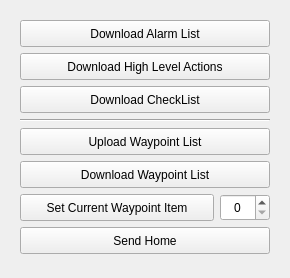
<?xml version="1.0" encoding="UTF-8"?>
<ui version="4.0">
 <class>RobotControlWidget</class>
 <widget class="QWidget" name="RobotControlWidget">
  <property name="geometry">
   <rect>
    <x>0</x>
    <y>0</y>
    <width>288</width>
    <height>278</height>
   </rect>
  </property>
  <property name="styleSheet">
   <string notr="true"/>
  </property>
  <layout class="QVBoxLayout" name="verticalLayout_3">
   <item>
    <widget class="QWidget" name="generalW" native="true">
     <layout class="QVBoxLayout" name="verticalLayout">
      <item>
       <widget class="QPushButton" name="downloadAlarmslistB">
        <property name="minimumSize">
         <size>
          <width>250</width>
          <height>27</height>
         </size>
        </property>
        <property name="maximumSize">
         <size>
          <width>16777215</width>
          <height>27</height>
         </size>
        </property>
        <property name="text">
         <string>Download Alarm List</string>
        </property>
       </widget>
      </item>
      <item>
       <widget class="QPushButton" name="downloadHighLevelActionsB">
        <property name="minimumSize">
         <size>
          <width>250</width>
          <height>27</height>
         </size>
        </property>
        <property name="maximumSize">
         <size>
          <width>16777215</width>
          <height>27</height>
         </size>
        </property>
        <property name="text">
         <string>Download High Level Actions</string>
        </property>
       </widget>
      </item>
      <item>
       <widget class="QPushButton" name="downloadCheckListB">
        <property name="minimumSize">
         <size>
          <width>250</width>
          <height>27</height>
         </size>
        </property>
        <property name="maximumSize">
         <size>
          <width>16777215</width>
          <height>27</height>
         </size>
        </property>
        <property name="text">
         <string>Download CheckList</string>
        </property>
       </widget>
      </item>
      <item>
       <widget class="Line" name="line_3">
        <property name="orientation">
         <enum>Qt::Horizontal</enum>
        </property>
       </widget>
      </item>
      <item>
       <widget class="QPushButton" name="uploadWaypointListB">
        <property name="minimumSize">
         <size>
          <width>250</width>
          <height>27</height>
         </size>
        </property>
        <property name="maximumSize">
         <size>
          <width>16777215</width>
          <height>27</height>
         </size>
        </property>
        <property name="text">
         <string>Upload Waypoint List</string>
        </property>
        <property name="checkable">
         <bool>false</bool>
        </property>
       </widget>
      </item>
      <item>
       <widget class="QPushButton" name="downloadWaypointListB">
        <property name="minimumSize">
         <size>
          <width>250</width>
          <height>27</height>
         </size>
        </property>
        <property name="maximumSize">
         <size>
          <width>16777215</width>
          <height>27</height>
         </size>
        </property>
        <property name="text">
         <string>Download Waypoint List</string>
        </property>
        <property name="checkable">
         <bool>false</bool>
        </property>
       </widget>
      </item>
      <item>
       <layout class="QHBoxLayout" name="horizontalLayout">
        <item>
         <widget class="QPushButton" name="setCurrWaypointItemB">
          <property name="sizePolicy">
           <sizepolicy hsizetype="Expanding" vsizetype="Fixed">
            <horstretch>0</horstretch>
            <verstretch>0</verstretch>
           </sizepolicy>
          </property>
          <property name="minimumSize">
           <size>
            <width>190</width>
            <height>27</height>
           </size>
          </property>
          <property name="maximumSize">
           <size>
            <width>16777215</width>
            <height>27</height>
           </size>
          </property>
          <property name="toolTip">
           <string>You must download the list of waypoints to use this button.</string>
          </property>
          <property name="text">
           <string>Set Current Waypoint Item</string>
          </property>
         </widget>
        </item>
        <item>
         <widget class="QSpinBox" name="waypointItemIdSB">
          <property name="minimumSize">
           <size>
            <width>50</width>
            <height>27</height>
           </size>
          </property>
          <property name="alignment">
           <set>Qt::AlignCenter</set>
          </property>
         </widget>
        </item>
       </layout>
      </item>
      <item>
       <widget class="QPushButton" name="sendHomeB">
        <property name="minimumSize">
         <size>
          <width>250</width>
          <height>27</height>
         </size>
        </property>
        <property name="maximumSize">
         <size>
          <width>16777215</width>
          <height>27</height>
         </size>
        </property>
        <property name="text">
         <string>Send Home</string>
        </property>
        <property name="checkable">
         <bool>false</bool>
        </property>
       </widget>
      </item>
     </layout>
    </widget>
   </item>
   <item>
    <spacer name="verticalSpacer">
     <property name="orientation">
      <enum>Qt::Vertical</enum>
     </property>
     <property name="sizeType">
      <enum>QSizePolicy::Expanding</enum>
     </property>
     <property name="sizeHint" stdset="0">
      <size>
       <width>20</width>
       <height>10</height>
      </size>
     </property>
    </spacer>
   </item>
  </layout>
 </widget>
 <resources/>
 <connections/>
</ui>
